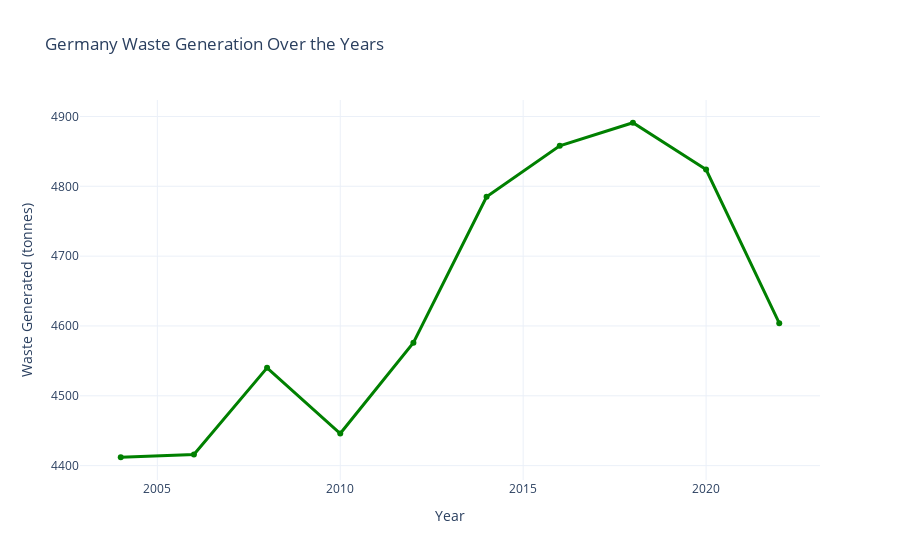

Here is the notebook cell this chart was saved with:
### Code cell
import pandas as pd
import plotly.express as px

# Filter only Germany
df_germany = df_total_waste[df_total_waste['geo'] == 'DE'].copy()

# Ensure correct data types
df_germany['TIME_PERIOD'] = pd.to_numeric(df_germany['TIME_PERIOD'], errors='coerce')
df_germany['OBS_VALUE'] = pd.to_numeric(df_germany['OBS_VALUE'], errors='coerce')

# Drop missing values
df_germany.dropna(subset=['TIME_PERIOD', 'OBS_VALUE'], inplace=True)

# Sort by year (just in case)
df_germany.sort_values(by='TIME_PERIOD', inplace=True)

# Plot interactive line chart
fig = px.line(
    df_germany,
    x='TIME_PERIOD',
    y='OBS_VALUE',
    markers=True,
    title='Germany Waste Generation Over the Years',
    labels={
        'TIME_PERIOD': 'Year',
        'OBS_VALUE': 'Waste Generated (tonnes)'
    },
    template='plotly_white'
)

fig.update_traces(line=dict(color='green', width=3))
fig.update_layout(
    yaxis_title='Waste Generated (tonnes)',
    xaxis_title='Year',
    hovermode='x unified'
)

fig.show()

### Figure 1 — Plotly figure (JSON) as saved in the notebook; plotly's stock layout.template omitted (floating-point values rounded to 4 significant figures)
{"data": [{"hovertemplate": "Year=%{x}<br>Waste Generated (tonnes)=%{y}<extra></extra>", "legendgroup": "", "line": {"color": "green", "dash": "solid", "width": 3}, "marker": {"symbol": "circle"}, "mode": "lines+markers", "name": "", "orientation": "v", "showlegend": false, "type": "scatter", "x": [2004, 2006, 2008, 2010, 2012, 2014, 2016, 2018, 2020, 2022], "xaxis": "x", "y": [4412, 4416, 4540, 4446, 4576, 4785, 4858, 4891, 4824, 4604], "yaxis": "y"}], "layout": {"hovermode": "x unified", "legend": {"tracegroupgap": 0}, "title": {"text": "Germany Waste Generation Over the Years"}, "xaxis": {"anchor": "y", "domain": [0, 1], "title": {"text": "Year"}}, "yaxis": {"anchor": "x", "domain": [0, 1], "title": {"text": "Waste Generated (tonnes)"}}}}
